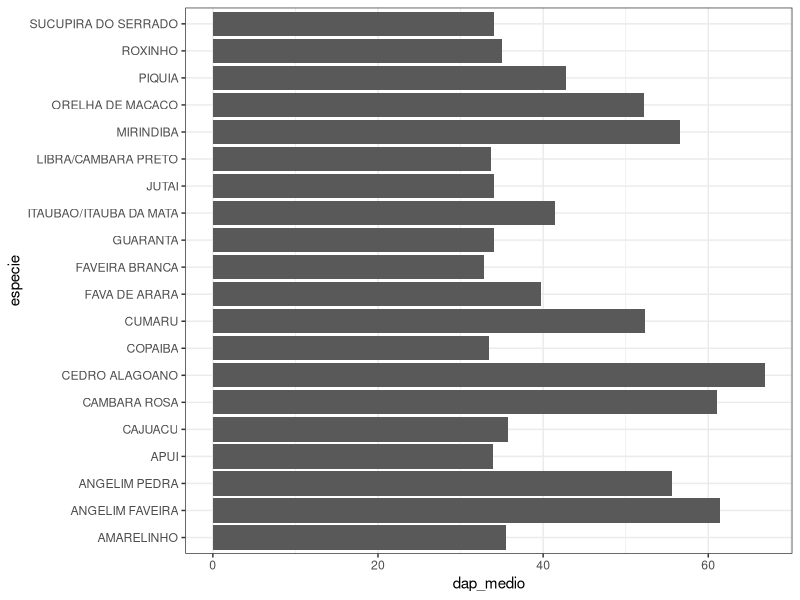
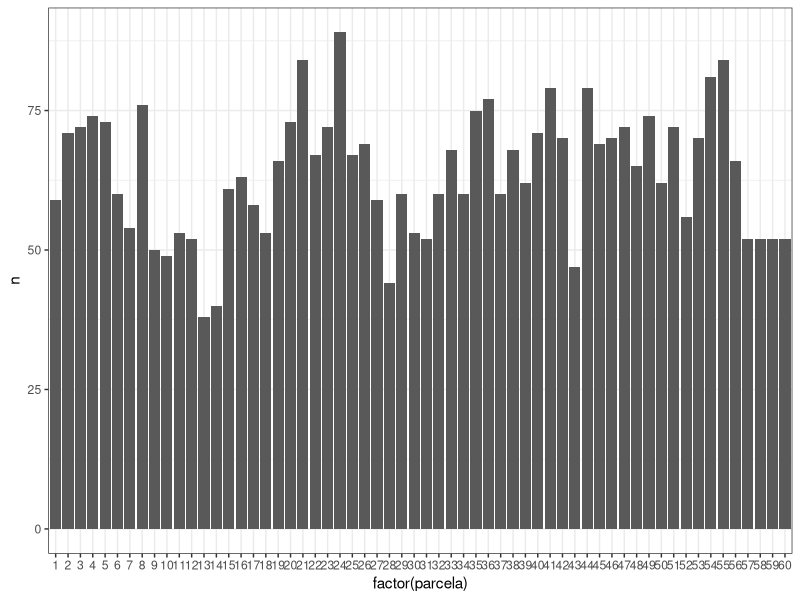
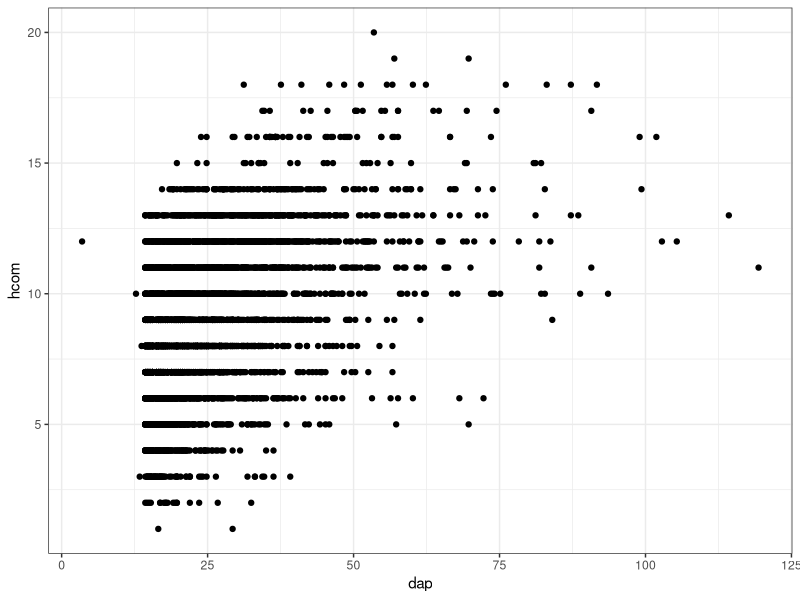
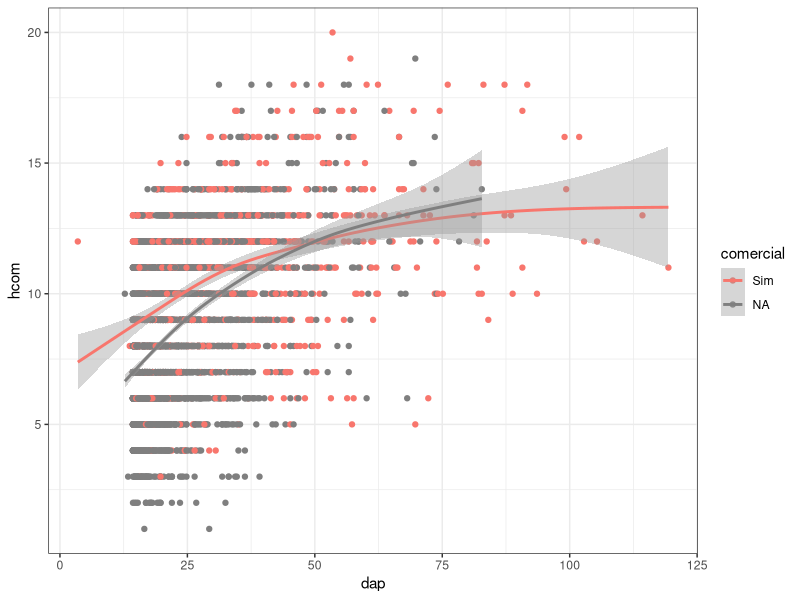

Reproduce these figures in R, in order.
## ---- chunk 1
knitr::opts_chunk$set(results = "hide", fig.show = "hide", message = FALSE, warning = FALSE)
## ---- chunk 2
library(tidyverse)
library(readxl)
## ---- chunk 3
inv_amazonia <- read_excel("input/inv_amazonia.xlsx")

inv_amazonia
## ---- chunk 4
filter(inv_amazonia, cap > 300)
## ---- chunk 5
filter(inv_amazonia, cap > 300 & qf > 1)
## ---- chunk 6
filter(inv_amazonia, cap > 300 | hcom > 15)
## ---- chunk 7
filter(inv_amazonia, especie == "IPE")
## ---- chunk 8
filter(inv_amazonia, especie %in% c("COPAIBA", "IPE"))
## ---- chunk 9
arrange(inv_amazonia, cap)
## ---- chunk 10
arrange(inv_amazonia, -cap)
## ---- chunk 11
select(inv_amazonia, especie, cap)
## ---- chunk 12
select(inv_amazonia, especie:cap)
## ---- chunk 13
select(inv_amazonia, -(familia:comercial))
## ---- chunk 14
mutate(
  inv_amazonia,
  dap = cap / pi,
  secao = pi * dap^2 / 4
)
## ---- chunk 15
inv_amazonia2 <- mutate(
  inv_amazonia,
  dap = cap / pi
)
## ---- chunk 16
summarise(inv_amazonia2, dap_medio = mean(dap))
## ---- chunk 17
summarise(inv_amazonia2, hcom_medio = mean(hcom))
## ---- chunk 18
summarise(inv_amazonia2, hcom_medio = mean(hcom, na.rm = TRUE))
## ---- chunk 19
inv_amazonia_by_esp <- group_by(inv_amazonia2, especie)

summarise(inv_amazonia_by_esp, dap_medio = mean(dap))
## ---- chunk 20
inv_amazonia_by_esp <- group_by(inv_amazonia2, especie)

resumo_esp <- summarise(
  inv_amazonia_by_esp,
  n = n(),
  dap_medio = mean(dap, na.rm = TRUE),
  hcom_medio = mean(hcom, na.rm = TRUE)
)

resumo_esp 
## ---- chunk 21
filter(resumo_esp, dap_medio > 50)
## ---- chunk 22
inv_amazonia2 %>%
  group_by(especie) %>% 
  summarise(
  n = n(),
  dap_medio = mean(dap, na.rm = TRUE),
  hcom_medio = mean(hcom, na.rm = TRUE)
  ) %>% 
  filter(dap_medio > 50)
## ---- chunk 23
inv_amazonia %>% 
  filter(comercial == "Sim") %>% 
  select(especie, cap) %>% 
  arrange(desc(cap)) %>% 
  slice(1:5)
## ---- chunk 24
inv_amazonia2 %>% 
  group_by(especie) %>% 
  summarise(dap_medio = mean(dap, na.rm = TRUE)) %>% 
  arrange(desc(dap_medio)) %>% 
  slice(1:20) %>% 
  ggplot(aes(especie, dap_medio)) +
    geom_col() +
    coord_flip() +
    theme_bw()
## ---- chunk 25
inv_amazonia2 %>% 
  group_by(parcela) %>% 
  summarise(n = n()) %>% 
  arrange(desc(n)) %>% 
  ggplot(aes(factor(parcela), n)) +
    geom_col() +
    theme_bw()
## ---- chunk 26
inv_amazonia2 %>% 
  ggplot(aes(dap, hcom)) +
    geom_point() +
    theme_bw()
## ---- chunk 27
inv_amazonia2 %>% 
  ggplot(aes(dap, hcom, color = comercial)) +
    geom_point() +
    geom_smooth() +
    theme_bw()
